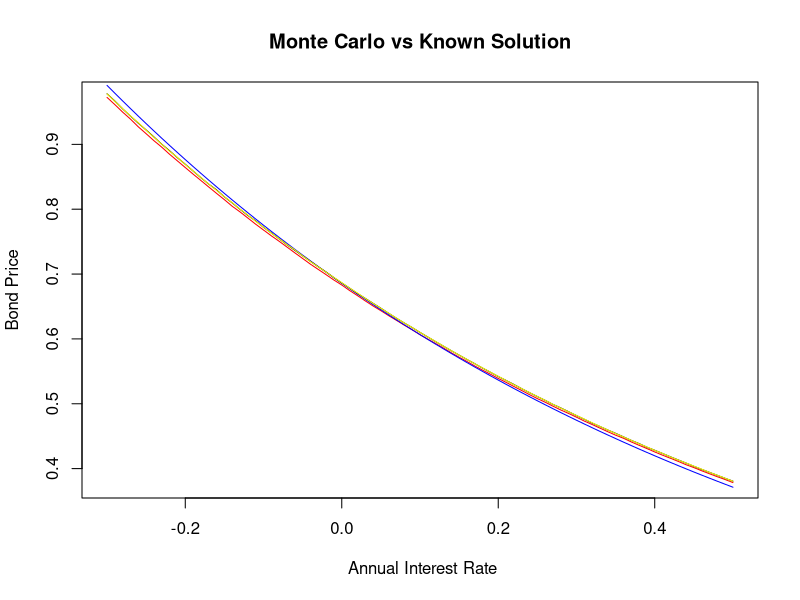
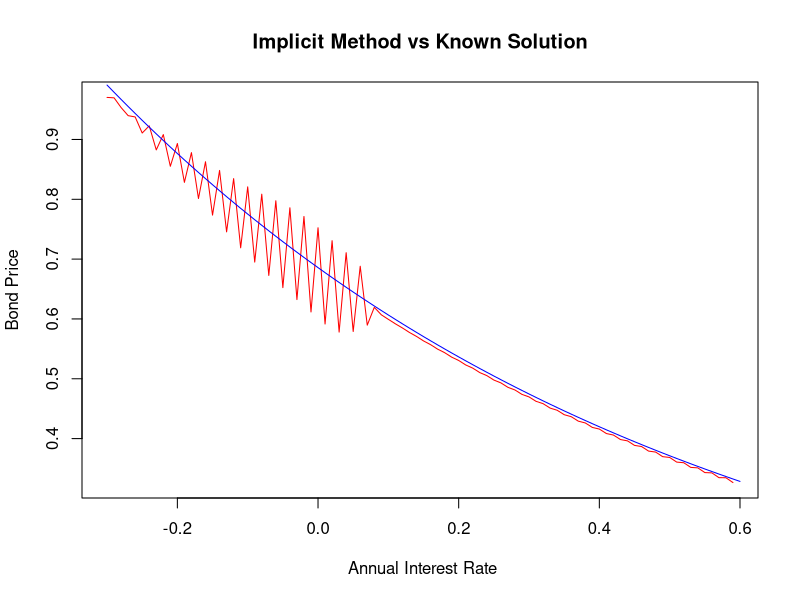
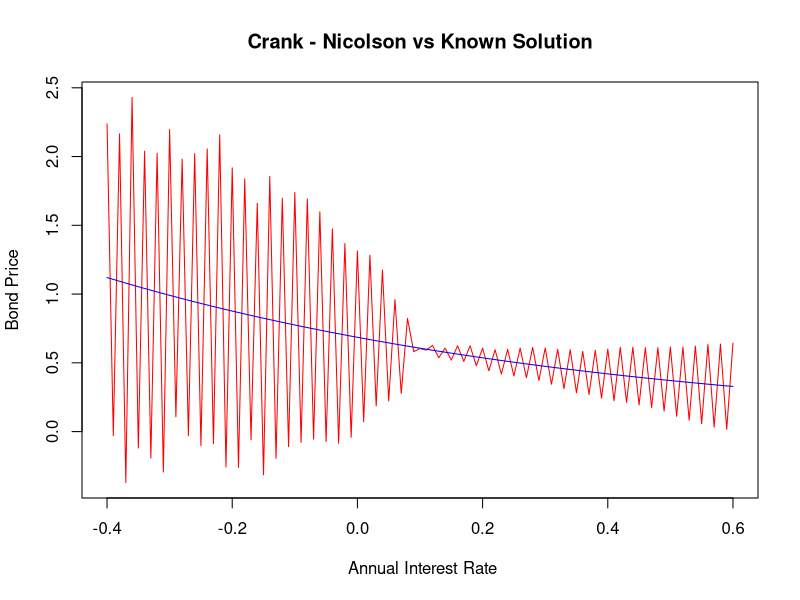

Source code (R) for these figures, in order:
## ---- chunk 1
knitr::opts_chunk$set(echo = TRUE)
rm(list = ls(all =TRUE))
## ---- chunk 2
# Closed form solution to Bond price

bond_price <- function(alpha=0.08,beta=0.8,sigma=0.005,t=0,T=1,r=0.08){
  A <- (1-exp(-beta*(T-t)))/(beta)
  B <- (1/beta)*((alpha-(sigma)^2/(2*beta))*(A - T +t) - (sigma^(2)*A^2)/(4))
  exp(-A*r +B)
}

## ---- chunk 3
# Monte Carlo Simulation

monte_carlo <- function(alpha =0.08, beta=0.8, sigma=0.005, t=0, T=1, r=0.08, n=1000, s=100){
  # s = number of sub-intervals
  # n = number of simulation trials  
  
  dt <- T/s
  sim_path <- matrix(NA,nrow = n, ncol = 1) # matrix to store simulated path integrals
  sim_r <- NULL # vector to store rates on the path
  
  
  for (d in 1:n){
    sim_r[1] <- r
    for (j in 2:s){
      mu <- alpha/beta + exp(-beta*dt)*(sim_r[j-1] -alpha/beta)
      sd <- sqrt((sigma^2/(2*beta))*(1 -exp(-2*beta*(dt))))
      sim_r[j] <- rnorm(1,mu,sd)
    }
    
    int <- dt*(sum(sim_r)) # integral of path
    sim_path[d,1] <- exp(-int) # bond price of path
    
  }
  mean(sim_path) # empirical expectation of bond price using all paths
}

## ---- chunk 4

# Another Version of the MOnte Carlo simulations
Crude_Monte_Carlo=function(alpha =0.08,beta=0.8,sigma=0.005,T=1,r0 = 0.08,n=1000,s=100){
  
  # alpha, beta, sigma <- Fixed Parameters
  # T <- maturity time
  # r0 <- Initial rate at time 0
  # n <- Number of Simulations
  # s <- NUmber of Subintervals 
  
  #Simulate interest rates
  dt <- T/s # Length of sub-intervals
  sim_path= matrix(0,s+1,n) # Matrix that stores rate pathways
  sim_path[1,]= r0
  
  for (i in 1:n){
    for (j in 2:(s+1)){
      dr=(alpha-beta*sim_path[j-1,i])*dt+sigma*sqrt(dt)*rnorm(1)# Euler Discretization
      sim_path[j,i]=sim_path[j-1,i]+dr
    }
  }
  
  # Monte Carlo Simulations
  Sum=colSums(sim_path[2:(s+1),]*dt)
  int=exp(-Sum)
  mean=mean(int)
  sd=sd(int)/sqrt(n)
  result=mean
  result
}


## ---- chunk 5
# Improvements to the Monte Carlo Simulation


#################################################################################
# Antithetic Variates
################################################################################

Antithetic_variates= function(alpha =0.08,beta=0.8,sigma=0.005,T=1,r0 = 0.08,n=1000,s=100){
  dt <- T/s # Length of sub-intervals
  sim_path= matrix(0,s+1,n) # Matrix that stores rate pathways
  sim_path_inv= matrix(0,nrow = s+1, ncol = n)# matrix to generate interest paths using inverse RV
  sim_path[1,]= r0
  sim_path_inv[1,]=r0
  z = rnorm(n)
  z. = -z
  
  for (i in 1:n){
    for (j in 2:(s+1)){
      dr=(alpha-beta*sim_path[j-1,i])*dt+sigma*sqrt(dt)*z[i] # Euler Discretization
      dr_i= (alpha-beta*sim_path_inv[j-1,i])*dt + sigma*sqrt(dt)*z.[i]
      sim_path[j,i]=sim_path[j-1,i]+dr
      sim_path_inv[j,i]=sim_path_inv[j-1,i]+dr_i
      
    }
  }
  
  # Monte Carlo Simulations
  Sum=colSums(sim_path[2:(s+1),]*dt)
  Sum.=colSums(sim_path_inv[2:(s+1),]*dt)
  int.=exp(-Sum.)
  int=exp(-Sum)# Estimate using the conjugate rates
  Average=(int+int.)/2 # Average of estimates
  mean=mean(Average)
  sd=sd(Average)/sqrt(n)
  result= mean
  result
  
}



## ---- chunk 6
#################################################################################
# Moment matching
#################################################################################

Moment_Matching=function(alpha =0.08,beta=0.8,sigma=0.005,T=1,r0 = 0.08,n=1000,s=100){
  
  # alpha, beta, sigma <- Fixed Parameters
  # T <- maturity time
  # r0 <- Initial rate at time 0
  # n <- Number of Simulations
  # s <- NUmber of Subintervals 
  
  #Simulate interest rates
  dt <- T/s # Length of sub-intervals
  sim_path= matrix(0,s+1,n) # Matrix that stores rate pathways
  sim_path[1,]= r0
  z=rnorm(n)
  z_m= z-mean(z) # MOMENT MATCHING TRANSFORMATION 
  
  for (i in 1:n){
    for (j in 2:(s+1)){
      dr=(alpha-beta*sim_path[j-1,i])*dt+sigma*sqrt(dt)*z_m[i]# Euler Discretization
      sim_path[j,i]=sim_path[j-1,i]+dr
    }
  }
  
  # Monte Carlo Simulations
  Sum=colSums(sim_path[2:(s+1),]*dt)
  int=exp(-Sum)
  mean=mean(int)
  sd=sd(int)/sqrt(n)
  result=mean
  result
}

## ---- chunk 7
#################################################################################
# Control Variates
#################################################################################

# We have decided to make use of the CIR model as our control variate process.
# Below is the closed form solution under the CIR model
bond_price_CIR <- function(alpha,beta,sigma,t,T,r0){
  h <- sqrt(alpha^(2)+2*sigma^(2))
  A <-(2*h*exp((alpha+h)*(T-t)/2)/(2*h+(alpha+h)*(exp((T-t)*(h))-1)))^((2*alpha*beta)/sigma^(2))
  B <-2*(exp((T-t)*(h))-1)/(2*h+(alpha+h)*(exp((T-t)*(h))-1))
  A*exp(-B*r0)
}


# Monte Carlo Simulations of Bond Price under the CIR model

CIR_MC= function(alpha,beta,sigma,T,r0,n,s){
  
  dt <- T/s # Length of sub-intervals
  sim_path= matrix(0,s+1,n) # Matrix that stores rate pathways
  sim_path[1,]= r0
  
  for (i in 1:n){
    for (j in 2:(s+1)){
      dr=alpha*(beta-sim_path[j-1,i])*dt+(sigma*sqrt(dt)*rnorm(1)*sqrt(sim_path[j-1,i]))# Euler Discretization
      sim_path[j,i]=sim_path[j-1,i]+dr
    
    }
  }
  
  # Monte Carlo Simulations
  Sum=colSums(sim_path[2:(s+1),]*dt)
  int=exp(-Sum)
  mean=mean(int)
  sd=sd(int)/sqrt(n)
  result=c(mean,sd)
  result
  
}

# Therefore the control variates estimate:

Control_Variates_estimate= function(alpha, beta, sigma,t,T,r0,n,s){
  Crude_Monte_Carlo(alpha,beta,sigma,T,r0,n,s)[1]- CIR_MC(alpha,beta,sigma,T,r0,n,s)[1]+bond_price_CIR(alpha,beta,sigma,t,T,r0)
}
  

## ---- chunk 8

#============================================================================================
# Doing some plots

xvec <- seq(-0.3,0.5,0.01)
S <- NULL
for (r in 1:length(xvec)){
  S[r] <- bond_price(0.08,0.8,0.005,0,5,xvec[r])
}

CR <- NULL
AV <- NULL
MM <- NULL

for (k in 1: length(xvec)){
  CR[k] <- Crude_Monte_Carlo(r0 = xvec[k], T=5)
}

for (s in 1: length(xvec)){
  AV[s] <- Antithetic_variates(r0 = xvec[s], T =5)
  
}

for (j in 1: length(xvec)){
  MM[j] <- Moment_Matching(r0 = xvec[j], T =5)
  
}

plot(CR, x = xvec[1:length(xvec)],xlab = " Annual Interest Rate",ylab = "Bond Price",type = "l", col ="red", main = "Monte Carlo vs Known Solution")
lines(xvec,S, col ="blue", lty =1.5)
lines(xvec,AV, col ="black", lty =1.5)
lines(xvec,MM, col ="yellow", lty =1.5)
## ---- chunk 9
# Explicit Method

# Simple Bond price function
B <- function(t,T,r){
  exp(-(T-t)*r)
}

explicit <- function(alpha= 0.08,beta=0.8,sigma=0.005,r=0.08,I=1:100,T=2){

# I = partition of time
# J = partition of rate
# dr = length of rate sub-intervals
# r must be in the middle of partition of J
# length of J must be twice the length of I
dr <- 2*r/(2*length(I))
  
J <- seq(0,2*r,dr)    

dt = T/length(I) # length of each time sub-interval

V <- matrix(NA, nrow = length(J), ncol = length(I)+1) # empty matrix
nr <- length(J) # number of rows of the matrix - represents partition of rate
nt <- length(I)+1 # number of columns - represents partition of time

V[,length(I)+1] <- rep(1) # Boundary condition at expiry of bond

count <- 0 # set up count variable
for (i in rev(I)){ # rev is the reverse order of the time partition | i corresponds to the columns of the lattice
  count <- count+1 # keeping track of loop
  for (j in (1+count):(nr-count)){ # j corresponds to the rows of the lattice
    pu <- dt*(sigma^2/(2*dr^2) + (alpha -beta*J[nr-j])/(2*dr)) # up value
    pm <- 1 - (sigma^2*dt)/(dr^2) # middle value
    pd <- dt*(sigma^2/(2*(dr^2)) - (alpha -beta*J[nr-j])/(2*dr)) # down value
    V[j,i] <- ((1+J[nr-j]*dt)^(-1))*(pu*V[j-1,i+1] + pm*V[j,i+1] +pd*V[j+1,i+1])
  }

}

V[(nr+1)/2,1]

}


#============================================================================================
#Doing some plots
# 
# xvec <- seq(-0.3,0.5,0.01)
# H <- NULL
# for (r in 1:length(xvec)){
#   S[r] <- bond_price(0.08,0.8,0.005,0,1,xvec[r])
# }
# 
# for (i in 1:length(xvec)){
#   H[i] <- explicit(r = xvec[i], I= 1:50, T=5)
# }
# 
# plot(H, x = xvec,xlab = " Annual Interest Rate",ylab = "Bond Price",type = "l", col ="red", main = "Crank - Nicolson vs Known Solution")
# lines(xvec,S, col ="blue", lty =1.5)

## ---- chunk 10

# Implicit Method

implicit <- function(alpha= 0.08,beta=0.8,sigma=0.005,r=0.08,I=1:100, J =seq(0,0.10,0.01),T=1){
  # I = partition of time interval
  # J = partition of short rate variable
  
  nr <- length(J) # number of rows based on rate grid points
  nc <- length(I) # number of columns based on number of time grid points
  
  dr <- J[2] - J[1] #length of each sub-interval across J
  dt <- T/length(I) #length of each sub-interval across I
  
  
  # For each j in J we define the following functions at a fixed time point
  
  pd <- function(j){
    dt*((alpha-beta*J[j+1])/(2*dr) - (sigma^2)/(2*dr^2))
    
  }
  
  pm <- function(j){
    dt*(J[j+1] + 1/dt +sigma^2/(dr^2))
  }
  
  pu <- function(j){
    -dt*((alpha-beta*J[j+1])/(2*dr) + (sigma^2)/(2*dr^2))
    
  }
  
  # Setting up tridiagonal matrix
  Diag <- matrix(0,nrow = nr-1,ncol = nr-1)
  
  # Filling main diagonal
  for (j in 1:(nr-1)){
    Diag[j,j] <- pm(j)
    
  }
  
  # Filling lower diagonal
  for (j in 2:(nr-1)){
    Diag[j,j-1] <- pd(j)
  }
  
  # Filling upper diagonal
  for (j in 1:(nr-2)){
    Diag[j,j+1] <- pu(j)
  }
  
  
  B <- matrix(1,ncol = 1,nrow = nr-1) # The matrix of bond prices at maturity time 
  
  for (i in I){
    C <- matrix(0,ncol = 1, nrow = nr-1) # Another matrix for boundary conditions
    C[nr-1,1] <- (-pu(nr-1))*B[nr-1,1]
    C[1,1] <- -pd(1)
    A <- B + C # Working backwards recursively 
    B <- solve(Diag)%*%A 
  }
  
  B # Output of bond prices at time 0 for varying rates
  
}


#============================================================================================

# Doing some plots

xvec <- seq(-0.3,0.6,0.01)
R <- implicit(T=5,J= xvec, I = 1:1250)
S <- NULL
for (r in 1:length(xvec)){
  S[r] <- bond_price(0.08,0.8,0.005,0,5,xvec[r])
  }
plot(R, x = xvec[1:length(xvec)-1],xlab = " Annual Interest Rate",ylab = "Bond Price",type = "l", col ="red", main = "Implicit Method vs Known Solution")
lines(xvec,S, col ="blue", lty =1.5)



## ---- chunk 11
# Crank-Nicholson Method

CN <- function(alpha = 0.08, beta = 0.8, sigma = 0.005, r = 0.08, T =5 , I = 1:1250, J = seq(-0.4,0.6,0.01)){
  # I = partition of time interval
  # J = partition of short rate interval
  
  M <- length(J)
  N <- length(I)
  
  dt <- T/N
  dr <- J[2] -J[1]
  #===========================================================================================
  # Define the following functions for j = 1,...,M at each time point i
  
  
  pd <- function(j){
    (alpha -beta*J[j])/(4*dr) - sigma^2/(4*(dr^2))
  }
  
  pm <- function(j){
    sigma^2/(2*(dr^2)) + J[j]/2
  }
  
  pu <- function(j){
    -(alpha -beta*J[j])/(4*dr) - sigma^2/(4*(dr^2)) 
  }
  
  
  
  #===========================================================================================
  # Define 2 tridiagonal matricies. One for time point i and one for time point i+1
  
  Diag_1 <- matrix(0,nrow = M,ncol = M)
  Diag_2 <- matrix(0,nrow = M,ncol = M)
  
  # Main diagonal of matrix 1
  for (j in 1:M){
    Diag_1[j,j] <- -1/dt - pm(j)
    
  }
  
  # Filling lower diagonal of matrix 1
  for (j in 2:M){
    Diag_1[j,j-1] <- -pd(j)
  }
  
  # Filling upper diagonal of matirx 1
  for (j in 1:M-1){
    Diag_1[j,j+1] <- -pu(j)
  }  
  
  # Main diagonal of matrix 2
  for (j in 1:M){
    Diag_2[j,j] <- -1/dt + pm(j)
    
  }
  
  # Filling lower diagonal of matrix 2
  for (j in 2:M){
    Diag_2[j,j-1] <- pd(j)
  }
  
  # Filling upper diagonal of matirx 2
  for (j in 1:M-1){
    Diag_2[j,j+1] <- pu(j)
  }
  
  
  #===========================================================================================
  # Constructing more matricies and iterating the procedure from maturity to time 0

  Bond_values <- matrix(1,nrow = M, ncol = 1)
  
  # C_1 <- matrix(0,nrow = M,ncol = 1)
  # C_1[1,1] <- -2*pd(1)
  # C_1[M,1] <- -2*pu(M)
  # 
  # C_2 <- matrix(0,nrow = M,ncol = 1)
  # C_2[1,1] <- pd(1)
  # C_2[M,1] <- pu(M)
  Inv <- solve(Diag_1)
  

  
  for (i in 1:(length(I))){
    
    RHS <- Diag_2%*%Bond_values 
    Bond_values <- Inv%*%RHS
  }

  Bond_values
  
}




#============================================================================================
# Doing some plots

xvec <- seq(-0.4,0.6,0.01)
S <- NULL
for (r in 1:length(xvec)){
  S[r] <- bond_price(0.08,0.8,0.005,0,5,xvec[r])
}
plot(CN(), x = xvec[1:length(xvec)],xlab = " Annual Interest Rate",ylab = "Bond Price",type = "l", col ="red", main = "Crank - Nicolson vs Known Solution")
lines(xvec,S, col ="blue", lty =1.5)
## ---- chunk 12
# Modified Fully Implicit Method
## ---- chunk 13
# Comparison of results
# Varying short rates

compare_mat <- matrix(NA,nrow = 10, ncol = 10) # matrix of comparison

colnames(compare_mat) <- c("Alpha","Beta","Sigma","Initial rate","Known Price","Monte Carlo"," MC System Time","MC Squared Deviations", "Moment Matching", "System Time")


for (j in 1:10){
  compare_mat[j,1] <- 0.08
  compare_mat[j,2] <- 0.8
  compare_mat[j,3] <- 0.005
  compare_mat[j,4] <- 0.01 +0.01*(j-1)
  compare_mat[j,5] <- bond_price(alpha = compare_mat[j,1],beta = compare_mat[j,2], sigma = compare_mat[j,3], t= 0, T = 1, r = compare_mat[j,4])
  start_time <- proc.time()[1]
  compare_mat[j,6] <- Crude_Monte_Carlo(alpha = compare_mat[j,1],beta = compare_mat[j,2], sigma = compare_mat[j,3], T = 1, r0 = compare_mat[j,4], n = 1000, s=250)
  compare_mat[j,7] <- proc.time()[1] -start_time
  compare_mat[j,8] <- (compare_mat[j,6] -compare_mat[j,5])^2
  start_time <- proc.time()[1]
  compare_mat[j,9] <- Moment_Matching(alpha = compare_mat[j,1],beta = compare_mat[j,2], sigma = compare_mat[j,3], T = 1, r0 = compare_mat[j,4], n = 1000, s=250)
  compare_mat[j,10] <- proc.time()[1] - start_time
  
}

var <- sum(compare_mat[,8])/9

library(knitr)
kable(compare_mat,align = "c")
      
